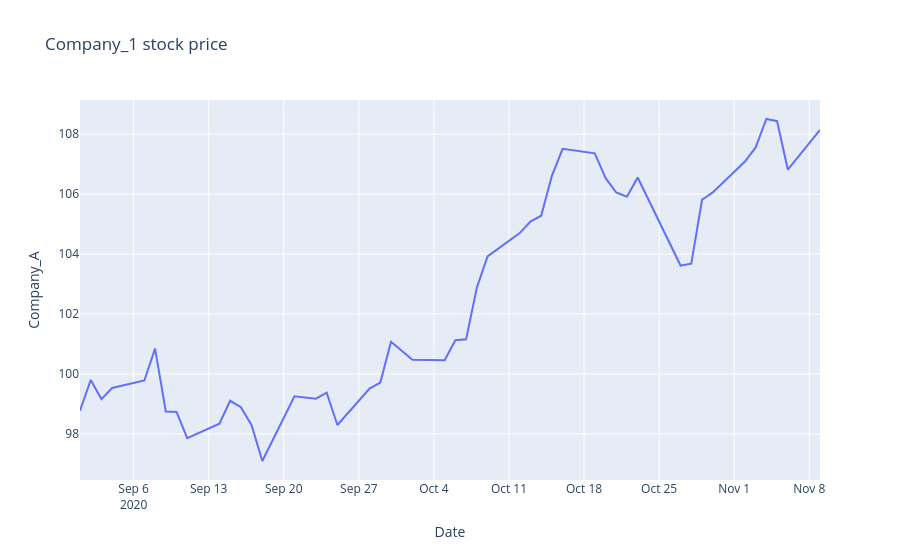

Notebook source saved alongside this figure:
### Code cell
fig = go.Figure()

fig.add_trace(
    go.Scatter(
        x=df3['Date'],
        y=df3['Company_A'],
        mode='lines',
        name='Company A'
    )
)

fig.update_layout(
    title='Company_1 stock price',
    xaxis_title='Date',
    yaxis_title='Company_A'
)

fig.show()
